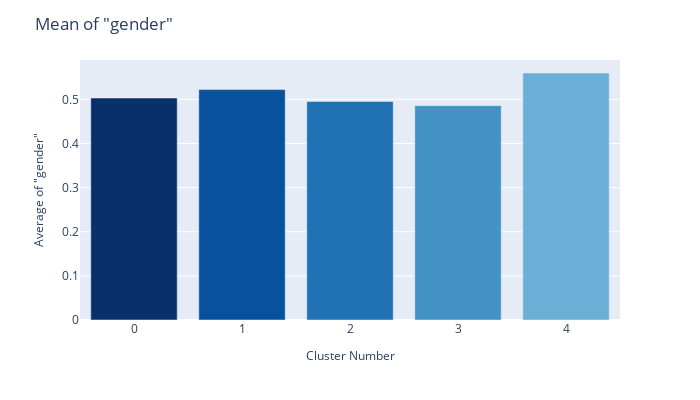
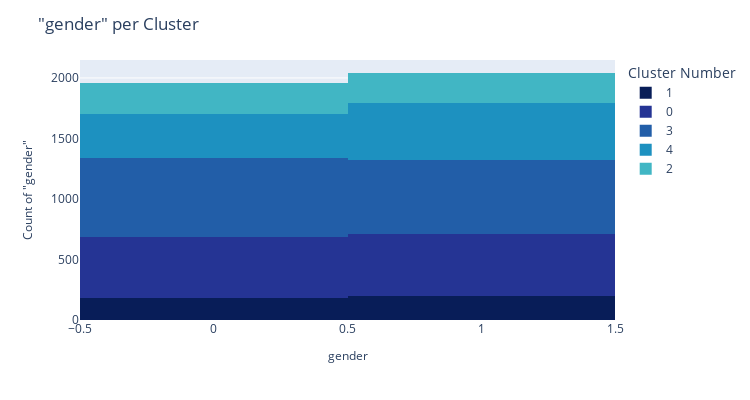
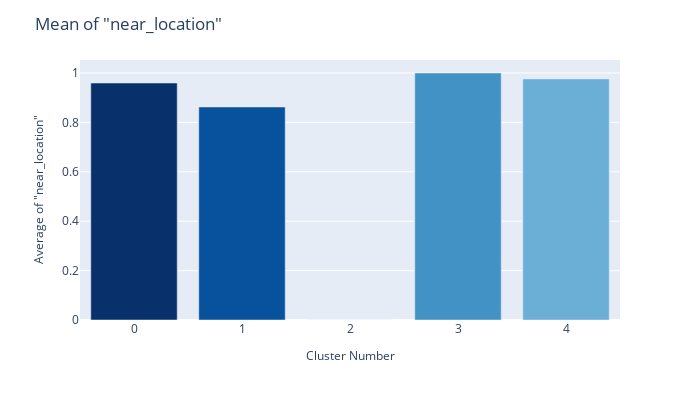

Notebook cell for these charts, in order:
### Markdown cell above
Above, I examined the means and distribution across clusters per none binary feature: 
 - Cluster 0 - has the second highest mean of "avg_additional_charges_total" and of "avg_class_frequency" both overall and for the current month. Same goes for "lifetime". However, it has, by far, the highest "month_to_end_contract" mean of all clusters. 
 - Cluster 1 - has the third highest mean of "avg_additional_charges_total" and "lifetime", as well as the means of frequency of attendance. This cluster has the 2nd highest "month_to_end_contract" mean.
 - Cluster 2 - has the fourth highest mean of "avg_additional_charges_total" and of attendance. It also has the second lowest "lifetime" mean, same for months till the end of contract. 
 - Cluster 3 - has the lowest mean of practically all features except for age. 
 - Cluster 4 - has the highest mean of "avg_additional_charges_total", "lifetime" and, by far, the highest avg_class_frequency mean of all clusters. However it has a low "month_to_end_contract" mean - third highest at 2.45 while Cluster 0's is the highest at 9.95 - a significant difference. 
 
the "age" feature is insignificant.

### Code cell
bi=gym_data.drop(columns=['avg_additional_charges_total', 'avg_class_frequency_total', 
                             'avg_class_frequency_current_month', 'churn', 'cluster', 'lifetime', 'age', 'month_to_end_contract']).columns
for f in bi:
    fig = px.bar(gym_data.groupby('cluster', as_index=False).mean(), 
             x='cluster', y=f, color_discrete_sequence=(px.colors.sequential.Blues_r, 6), barmode='group')
    fig.update_layout(width=700, height=400,title='Mean of "{}"'.format(f),
    xaxis_tickfont_size=12,
    yaxis=dict(
        title='Average of "{}"'.format(f),
        titlefont_size=12,
        tickfont_size=12), xaxis=dict(
        title="Cluster Number",
        titlefont_size=12,
        tickfont_size=12), legend=dict(title='Cluster Number'))
    fig.show() 
    
    fig = px.histogram(gym_data, 
             x=f, histfunc="count", color="cluster", color_discrete_sequence=(px.colors.sequential.YlGnBu_r))
    fig.update_layout(width=750, height=400,title='"{}" per Cluster'.format(f),
                      xaxis_tickfont_size=12,
                      yaxis=dict(
    title='Count of "{}"'.format(f),
    titlefont_size=12,
    tickfont_size=12), xaxis=dict(
    title="{}".format(f),
    titlefont_size=12,
    tickfont_size=12), legend=dict(title='Cluster Number'))
    fig.show()

### Figure 1 — Plotly figure (JSON) as saved in the notebook; plotly's stock layout.template omitted (floating-point values rounded to 4 significant figures)
{"data": [{"alignmentgroup": "True", "hovertemplate": "cluster=%{x}<br>gender=%{y}<extra></extra>", "legendgroup": "", "marker": {"color": ["rgb(8,48,107)", "rgb(8,81,156)", "rgb(33,113,181)", "rgb(66,146,198)", "rgb(107,174,214)", "rgb(158,202,225)", "rgb(198,219,239)", "rgb(222,235,247)", "rgb(247,251,255)"], "pattern": {"shape": ""}}, "name": "", "offsetgroup": "", "orientation": "v", "showlegend": false, "textposition": "auto", "type": "bar", "x": [0, 1, 2, 3, 4], "xaxis": "x", "y": [0.503, 0.5221, 0.495, 0.4857, 0.5597], "yaxis": "y"}], "layout": {"barmode": "group", "height": 400, "legend": {"title": {"text": "Cluster Number"}, "tracegroupgap": 0}, "margin": {"t": 60}, "title": {"text": "Mean of \"gender\""}, "width": 700, "xaxis": {"anchor": "y", "domain": [0, 1], "tickfont": {"size": 12}, "title": {"font": {"size": 12}, "text": "Cluster Number"}}, "yaxis": {"anchor": "x", "domain": [0, 1], "tickfont": {"size": 12}, "title": {"font": {"size": 12}, "text": "Average of \"gender\""}}}}

### Figure 2 — Plotly figure (JSON) as saved in the notebook; plotly's stock layout.template omitted (floating-point values rounded to 4 significant figures; data arrays with more than 128 entries replaced by an {"elided": "..."} marker saying what was removed)
{"data": [{"alignmentgroup": "True", "bingroup": "x", "histfunc": "count", "hovertemplate": "cluster=1<br>gender=%{x}<br>count=%{y}<extra></extra>", "legendgroup": "1", "marker": {"color": "rgb(8,29,88)", "pattern": {"shape": ""}}, "name": "1", "offsetgroup": "1", "orientation": "v", "showlegend": true, "type": "histogram", "x": {"elided": "385 int values"}, "xaxis": "x", "yaxis": "y"}, {"alignmentgroup": "True", "bingroup": "x", "histfunc": "count", "hovertemplate": "cluster=0<br>gender=%{x}<br>count=%{y}<extra></extra>", "legendgroup": "0", "marker": {"color": "rgb(37,52,148)", "pattern": {"shape": ""}}, "name": "0", "offsetgroup": "0", "orientation": "v", "showlegend": true, "type": "histogram", "x": {"elided": "1010 int values"}, "xaxis": "x", "yaxis": "y"}, {"alignmentgroup": "True", "bingroup": "x", "histfunc": "count", "hovertemplate": "cluster=3<br>gender=%{x}<br>count=%{y}<extra></extra>", "legendgroup": "3", "marker": {"color": "rgb(34,94,168)", "pattern": {"shape": ""}}, "name": "3", "offsetgroup": "3", "orientation": "v", "showlegend": true, "type": "histogram", "x": {"elided": "1262 int values"}, "xaxis": "x", "yaxis": "y"}, {"alignmentgroup": "True", "bingroup": "x", "histfunc": "count", "hovertemplate": "cluster=4<br>gender=%{x}<br>count=%{y}<extra></extra>", "legendgroup": "4", "marker": {"color": "rgb(29,145,192)", "pattern": {"shape": ""}}, "name": "4", "offsetgroup": "4", "orientation": "v", "showlegend": true, "type": "histogram", "x": {"elided": "838 int values"}, "xaxis": "x", "yaxis": "y"}, {"alignmentgroup": "True", "bingroup": "x", "histfunc": "count", "hovertemplate": "cluster=2<br>gender=%{x}<br>count=%{y}<extra></extra>", "legendgroup": "2", "marker": {"color": "rgb(65,182,196)", "pattern": {"shape": ""}}, "name": "2", "offsetgroup": "2", "orientation": "v", "showlegend": true, "type": "histogram", "x": {"elided": "505 int values"}, "xaxis": "x", "yaxis": "y"}], "layout": {"barmode": "relative", "height": 400, "legend": {"title": {"text": "Cluster Number"}, "tracegroupgap": 0}, "margin": {"t": 60}, "title": {"text": "\"gender\" per Cluster"}, "width": 750, "xaxis": {"anchor": "y", "domain": [0, 1], "tickfont": {"size": 12}, "title": {"font": {"size": 12}, "text": "gender"}}, "yaxis": {"anchor": "x", "domain": [0, 1], "tickfont": {"size": 12}, "title": {"font": {"size": 12}, "text": "Count of \"gender\""}}}}

### Figure 3 — Plotly figure (JSON) as saved in the notebook; plotly's stock layout.template omitted (floating-point values rounded to 4 significant figures)
{"data": [{"alignmentgroup": "True", "hovertemplate": "cluster=%{x}<br>near_location=%{y}<extra></extra>", "legendgroup": "", "marker": {"color": ["rgb(8,48,107)", "rgb(8,81,156)", "rgb(33,113,181)", "rgb(66,146,198)", "rgb(107,174,214)", "rgb(158,202,225)", "rgb(198,219,239)", "rgb(222,235,247)", "rgb(247,251,255)"], "pattern": {"shape": ""}}, "name": "", "offsetgroup": "", "orientation": "v", "showlegend": false, "textposition": "auto", "type": "bar", "x": [0, 1, 2, 3, 4], "xaxis": "x", "y": [0.9594, 0.8623, 0, 1, 0.9761], "yaxis": "y"}], "layout": {"barmode": "group", "height": 400, "legend": {"title": {"text": "Cluster Number"}, "tracegroupgap": 0}, "margin": {"t": 60}, "title": {"text": "Mean of \"near_location\""}, "width": 700, "xaxis": {"anchor": "y", "domain": [0, 1], "tickfont": {"size": 12}, "title": {"font": {"size": 12}, "text": "Cluster Number"}}, "yaxis": {"anchor": "x", "domain": [0, 1], "tickfont": {"size": 12}, "title": {"font": {"size": 12}, "text": "Average of \"near_location\""}}}}
